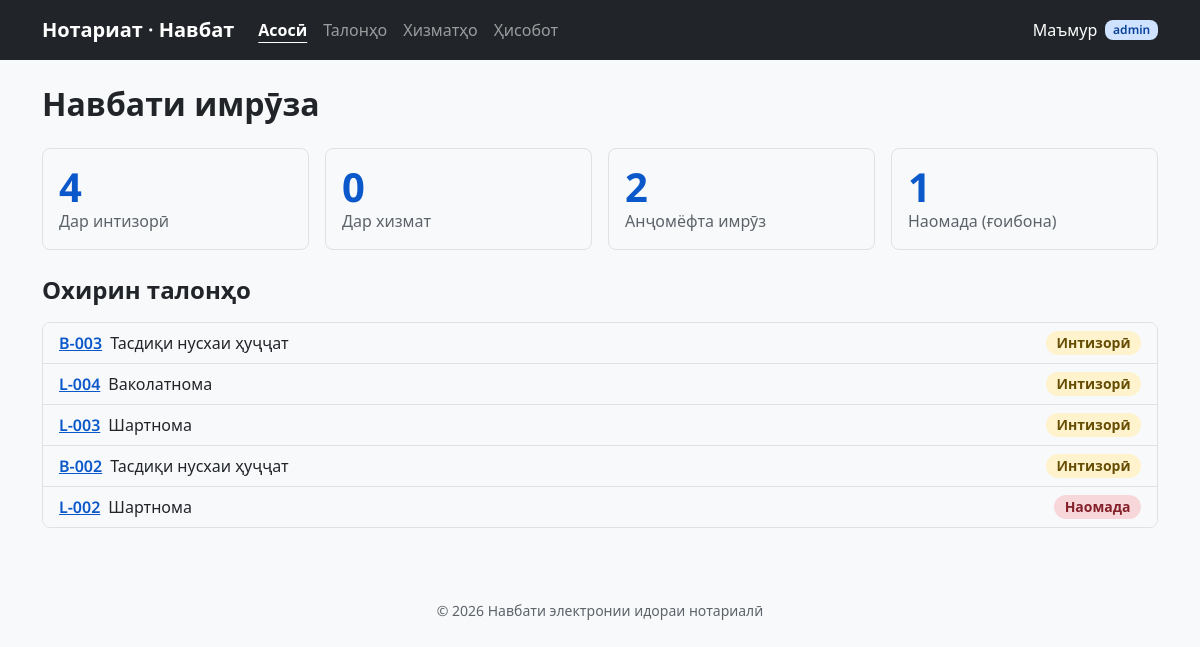
The page / on the database its author committed.
### tables this page shows
CREATE TABLE tickets (
  id             INT AUTO_INCREMENT PRIMARY KEY,
  appointment_id INT NULL,
  client_id      INT NULL,
  service_id     INT NOT NULL,
  notary_id      INT NULL,
  ticket_date    DATE NOT NULL,
  ticket_no      INT  NOT NULL,
  ticket_type    ENUM('booked','live') NOT NULL,
  status         ENUM('waiting','called','in_service','done','no_show','cancelled')
                 NOT NULL DEFAULT 'waiting',
  created_at     DATETIME NOT NULL DEFAULT CURRENT_TIMESTAMP,
  called_at      DATETIME NULL,
  started_at     DATETIME NULL,
  finished_at    DATETIME NULL,
  UNIQUE KEY uq_ticket_number (ticket_date, ticket_type, ticket_no),
  UNIQUE KEY uq_ticket_appointment (appointment_id),
  KEY idx_tickets_date_status (ticket_date, status),    
  CONSTRAINT fk_ticket_appt    FOREIGN KEY (appointment_id) REFERENCES appointments(id),
  CONSTRAINT fk_ticket_client  FOREIGN KEY (client_id)      REFERENCES users(id),
  CONSTRAINT fk_ticket_service FOREIGN KEY (service_id)     REFERENCES services(id),
  CONSTRAINT fk_ticket_notary  FOREIGN KEY (notary_id)      REFERENCES users(id)
);

CREATE TABLE services (
  id           INT AUTO_INCREMENT PRIMARY KEY,
  name         VARCHAR(150) NOT NULL,
  duration_min INT NOT NULL DEFAULT 20,
  is_active    TINYINT(1) NOT NULL DEFAULT 1,
  CHECK (duration_min > 0)
);

### public/index.php (called while the page is built, shortened)
<?php
spl_autoload_register(function (string $class): void {
    foreach (['Core', 'Repositories', 'Controllers'] as $dir) {
        $file = BASE_PATH . "/src/{$dir}/{$class}.php";
        if (is_file($file)) {
            return;
        }
    }
});
$router = new Router();
$router->get('/',                       [DashboardController::class, 'index']);
$router->get('/tickets',                [TicketController::class, 'index']);
$router->get('/tickets/create',         [TicketController::class, 'create']);
$router->post('/tickets/create',        [TicketController::class, 'store']);
$router->get('/tickets/{id}',           [TicketController::class, 'show']);
$router->get('/tickets/{id}/edit',      [TicketController::class, 'edit']);
$router->post('/tickets/{id}/edit',     [TicketController::class, 'update']);
$router->post('/tickets/{id}/cancel',   [TicketController::class, 'cancel']);
$router->post('/tickets/{id}/delete',   [TicketController::class, 'delete']);
$router->get('/services',               [ServiceController::class, 'index']);
$router->post('/services/create',       [ServiceController::class, 'store']);
$router->post('/services/{id}/delete',  [ServiceController::class, 'delete']);
$router->get('/reports/queue',          [ReportController::class, 'queue']);
$router->get('/api/tickets',            [TicketController::class, 'apiList']);
$method = $_SERVER['REQUEST_METHOD'] ?? 'GET';
$path = rawurldecode((string) parse_url($_SERVER['REQUEST_URI'] ?? '/', PHP_URL_PATH));
$found = $router->match($method, $path);
[[$class, $action], $params] = $found;
(new $class())->$action(...array_values($params));

### src/Core/View.php (called while the page is built, shortened)
<?php
final class View
{
    public function e(mixed $value): string
    {
        return htmlspecialchars((string) $value, ENT_QUOTES | ENT_SUBSTITUTE, 'UTF-8');
    }
    public function render(string $template, array $data = [], bool $withLayout = true): string
    {
        $content = $this->capture($template, $data);
        return $this->capture('layout', $data + ['content' => $content]);
    }
    private function capture(string $template, array $data): string
    {
        extract($data, EXTR_SKIP);
        try {
            require $this->dir . '/' . $template . '.php';
        } catch (Throwable $e) {
            ob_end_clean();
            throw $e;
        }
        return (string) ob_get_clean();
    }
}

### src/Controllers/DashboardController.php (called while the page is built, shortened)
<?php
final class DashboardController extends Controller
{
    public function index(): void
    {
        $tickets = new TicketRepository();
        $today = date('Y-m-d');
        $this->render('dashboard', [
            'title'  => 'Асосӣ',
            'active' => 'home',
            'counts' => $tickets->countByStatus($today),
            'latest' => $tickets->latest($today, 5),
            'services' => (new ServiceRepository())->allWithTicketCount(),
        ]);
    }
}

### src/Repositories/TicketRepository.php (called while the page is built, shortened)
<?php
final class TicketRepository
{
    private PDO $db;
    public function __construct(?PDO $db = null)
    {
        $this->db = $db ?? Database::connection();
    }
    public function latest(string $date, int $limit = 5): array
    {
        $stmt = $this->db->prepare(
            self::SELECT . self::FROM . ' WHERE t.ticket_date = :d ORDER BY t.created_at DESC, t.id DESC LIMIT :limit'
        );
        $stmt->bindValue(':d', $date);
        $stmt->bindValue(':limit', $limit, PDO::PARAM_INT);
        $stmt->execute();
        return $stmt->fetchAll();
    }
}

### src/Core/Database.php (called while the page is built, shortened)
<?php
final class Database
{
    private static ?PDO $pdo = null;
    private static array $config = [];
    public static function configure(array $config): void
    {
        self::$config = $config;
        self::$pdo = null;
    }
    public static function connection(): PDO
    {
        if (self::$pdo === null) {
            $c = self::$config;
            $options = [
                PDO::ATTR_ERRMODE            => PDO::ERRMODE_EXCEPTION,
                PDO::ATTR_DEFAULT_FETCH_MODE => PDO::FETCH_ASSOC,
                PDO::ATTR_EMULATE_PREPARES   => false,
            ];
            if (($c['driver'] ?? 'mysql') === 'sqlite') {
                self::$pdo = new PDO('sqlite:' . $c['path'], null, null, $options);
                self::$pdo->exec('PRAGMA foreign_keys = ON');
            } else {
                $dsn = sprintf('mysql:host=%s;port=%d;dbname=%s;charset=utf8mb4', $c['host'], $c['port'], $c['name']);
                self::$pdo = new PDO($dsn, $c['user'], $c['pass'], $options);
            }
        }
        return self::$pdo;
    }
}

### src/Core/Format.php (called while the page is built, shortened)
<?php
final class Format
{
    public static function label(string $type, int|string $no): string
    {
        return ($type === 'booked' ? 'B' : 'L') . '-' . str_pad((string) $no, 3, '0', STR_PAD_LEFT);
    }
    public static function status(string $status): string { return self::STATUSES[$status] ?? $status; }
}

### views/dashboard.php (the view, shortened to what this page needs)
<h1 class="mb-4">Навбати имрӯза</h1>
<section aria-labelledby="stats-title">
  <div class="row g-3 mb-4">
<?php foreach (['waiting' => 'Дар интизорӣ', 'in_service' => 'Дар хизмат', 'done' => 'Анҷомёфта имрӯз', 'no_show' => 'Наомада (ғоибона)'] as $key => $label): ?>
    <div class="col-12 col-sm-6 col-xl-3">
      <div class="card stat-card h-100"><div class="card-body">
        <div class="stat-number"><?= $this->e($counts[$key]) ?></div><div class="stat-label"><?= $label ?></div>
      </div></div>
    </div>
<?php endforeach; ?>
  </div>
</section>
<section aria-labelledby="latest-title" class="mb-4">
  <h2 class="mb-3" id="latest-title">Охирин талонҳо</h2>
  <div class="card"><ul class="list-group list-group-flush">
<?php if (!$latest): ?>
    <li class="list-group-item text-muted">Имрӯз ҳанӯз талон нест.</li>
<?php endif; foreach ($latest as $t): ?>
    <li class="list-group-item d-flex flex-wrap align-items-center gap-2">
      <a class="fw-semibold" href="/tickets/<?= (int) $t['id'] ?>"><?= $this->e(Format::label($t['ticket_type'], $t['ticket_no'])) ?></a>
      <span class="me-auto"><?= $this->e($t['service_name']) ?></span>
      <span class="badge status status-<?= $this->e($t['status']) ?>"><?= $this->e(Format::status($t['status'])) ?></span>
    </li>
<?php endforeach; ?>
  </ul></div>
</section>

### src/Core/Controller.php (shortened to what this page needs)
<?php
abstract class Controller
{
    protected View $view;
    public function __construct()
    {
        $this->view = new View(BASE_PATH . '/views');
    }
    protected function render(string $template, array $data = [], int $status = 200): void
    {
        echo $this->view->render($template, $data);
    }
}

### views/layout.php (shortened to what this page needs)
<?php  $active = $active ?? ''; ?>
<!doctype html>
<html lang="tg">
<head>
  <link href="https://cdn.jsdelivr.net/npm/bootstrap@5.3.3/dist/css/bootstrap.min.css" rel="stylesheet"
>
  <link href="/assets/css/app.css" rel="stylesheet">
</head>
<body>
<header>
<nav class="navbar navbar-expand-lg navbar-dark app-navbar" aria-label="Менюи асосӣ">
  <div class="container">
    <a class="navbar-brand" href="/">Нотариат · Навбат</a>
    <div class="collapse navbar-collapse" id="mainNav">
      <ul class="navbar-nav me-auto">
<?php foreach (['home' => ['/', 'Асосӣ'], 'tickets' => ['/tickets', 'Талонҳо'], 'services' => ['/services', 'Хизматҳо'], 'reports' => ['/reports/queue', 'Ҳисобот']] as $key => [$href, $label]): ?>
        <li class="nav-item"><a class="nav-link<?= $active === $key ? ' active' : '' ?>"<?= $active === $key ? ' aria-current="page"' : '' ?> href="<?= $href ?>"><?= $label ?></a></li>
<?php endforeach; ?>
      </ul>
      <div class="d-flex align-items-center gap-2 text-white">
        <span>Маъмур</span><span class="badge role-badge">admin</span>
      </div>
    </div>
  </div>
</nav>
</header>
<main class="container py-4" id="content">
<?= $content ?>
</main>
<footer class="app-footer container py-4 text-center">
  <p class="mb-0">© 2026 Навбати электронии идораи нотариалӣ</p>
</footer>
</body>
</html>

### public/assets/css/app.css (style rules this page uses)
:root { --nq-primary: #0D6EFD; --nq-primary-dark: #0A58CA; --nq-primary-light: #CFE2FF; --nq-bg: #F8F9FA; --nq-border: #DEE2E6; --nq-text: #212529; --nq-muted: #5C636A; --nq-dark: #212529; --nq-success-dark: #0F5132; --nq-warning-dark: #664D03; --nq-danger-dark: #842029; --nq-info-dark: #055160; --nq-radius: 8px; --bs-body-font-family: "Noto Sans", system-ui, "Segoe UI", Roboto, Arial, sans-serif; --bs-body-font-size: 1rem; --bs-body-color: var(--nq-text); --bs-body-bg: var(--nq-bg); --bs-border-color: var(--nq-border); --bs-border-radius: var(--nq-radius); --bs-link-color: var(--nq-primary-dark); --bs-link-color-rgb: 10, 88, 202; --bs-primary: var(--nq-primary); --bs-primary-rgb: 13, 110, 253; --bs-secondary-color: var(--nq-muted); }
h1 { font-size: 2rem; font-weight: 700; line-height: 1.25; }
h2 { font-size: 1.5rem; font-weight: 700; line-height: 1.33; }
.app-navbar { background: var(--nq-dark); }
.app-navbar .navbar-brand { font-weight: 600; font-size: 1.25rem; }
.app-navbar .nav-link { min-height: 44px; display: flex; align-items: center; }
.app-navbar .nav-link.active { font-weight: 600; text-decoration: underline; text-underline-offset: 6px; }
.role-badge { background: var(--nq-primary-light); color: #084298; font-weight: 600; }
.card { border-color: var(--nq-border); border-radius: var(--nq-radius); }
.stat-card .stat-number { font-size: 2.5rem; font-weight: 700; line-height: 1.1; color: var(--nq-primary-dark); }
.stat-card .stat-label { color: var(--nq-muted); }
.badge.status { font-weight: 600; font-size: .875rem; border-radius: 999px; padding: .35em .75em; }
.status-waiting { background: #FFF3CD; color: var(--nq-warning-dark); }
.status-no_show { background: #F8D7DA; color: var(--nq-danger-dark); }
.app-footer { color: var(--nq-muted); font-size: .875rem; }

### rows shown on the page
tickets: ticket_type+ticket_no "B-003", service.name "Тасдиқи нусхаи ҳуҷҷат", status "Интизорӣ"
tickets: ticket_type+ticket_no "L-004", service.name "Ваколатнома", status "Интизорӣ"
tickets: ticket_type+ticket_no "L-003", service.name "Шартнома", status "Интизорӣ"
tickets: ticket_type+ticket_no "B-002", service.name "Тасдиқи нусхаи ҳуҷҷат", status "Интизорӣ"
tickets: ticket_type+ticket_no "L-002", service.name "Шартнома", status "Наомада"

### other values the page prints
$label "Асосӣ"
$label "Талонҳо"
$label "Хизматҳо"
$label "Ҳисобот"
$this->e($counts[$key]) "4"
$label "Дар интизорӣ"
$this->e($counts[$key]) "0"
$label "Дар хизмат"
$this->e($counts[$key]) "2"
$label "Анҷомёфта имрӯз"
$this->e($counts[$key]) "1"
$label "Наомада (ғоибона)"
